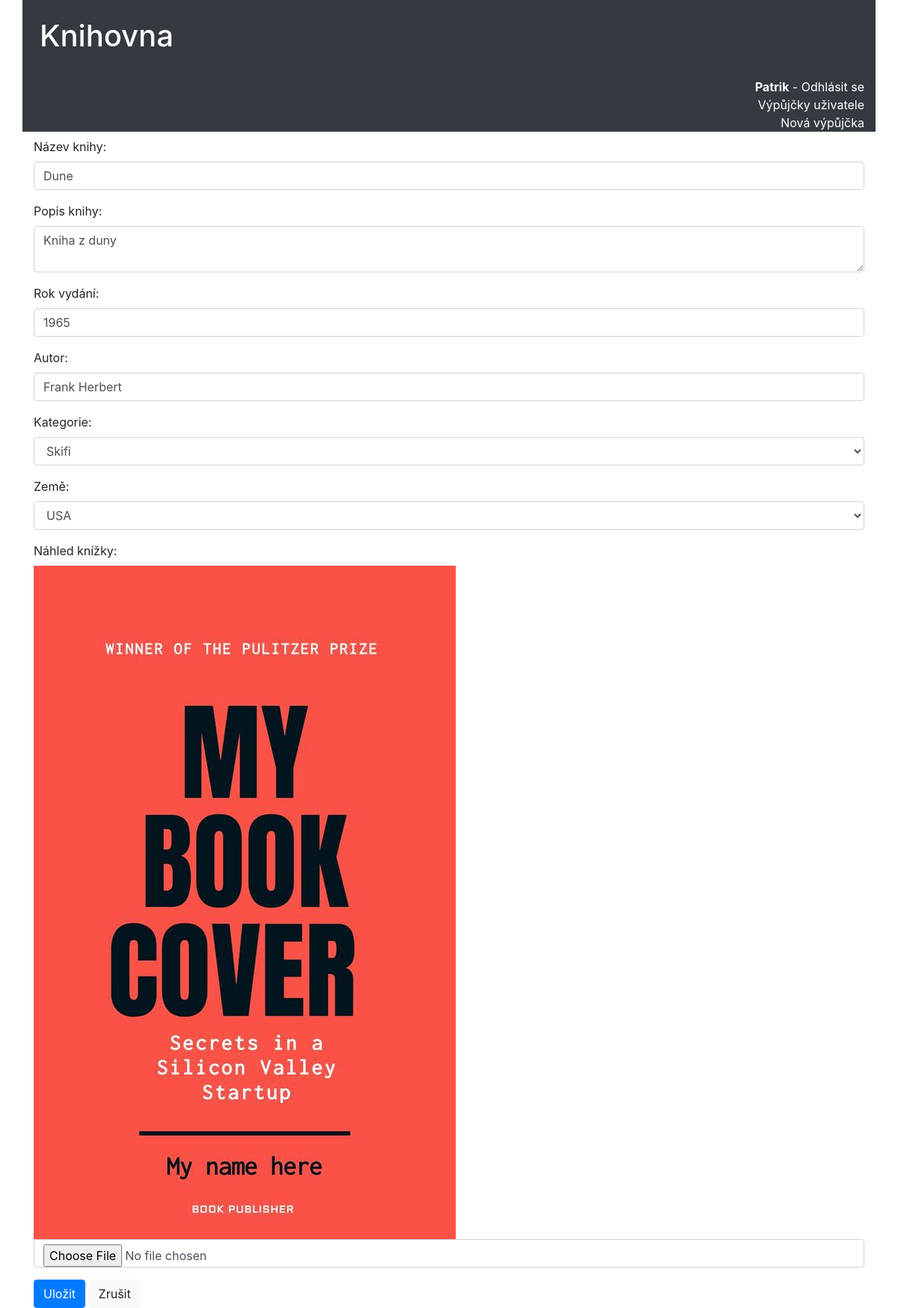
Page /edit.php?id=3 (signed in) on the committed database.
### tables this page shows
CREATE TABLE `books` (
  `book_id` int(11) NOT NULL,
  `title` varchar(100) NOT NULL,
  `description` text NOT NULL,
  `category_id` int(10) NOT NULL,
  `image` varchar(255) DEFAULT NULL,
  `author` varchar(100) NOT NULL,
  `year` int(4) NOT NULL,
  `country_id` int(10) NOT NULL,
  `available` tinyint(1) NOT NULL DEFAULT 1
);

CREATE TABLE `categories` (
  `category_id` int(11) NOT NULL,
  `name` varchar(100) NOT NULL,
  `order` int(11) NOT NULL
);

CREATE TABLE `countries` (
  `country_id` int(10) NOT NULL,
  `name` varchar(50) NOT NULL
);

### edit.php (the view, shortened to what this page needs)
<?php
  require_once 'inc/user.php';
  $bookTitle = '';
  $bookDescription = '';
  $bookCategoryId = '';
  $bookImage = '';
  $bookAuthor = '';
  $bookYear = '';
  $bookCountryId = '';
  if (!empty($_GET['id'])){
    $bookQuery=$db->prepare('SELECT * FROM books WHERE book_id=:id LIMIT 1;');
    $bookQuery->execute([':id'=>$_GET['id']]);
    if ($book=$bookQuery->fetch(PDO::FETCH_ASSOC)){
      $bookTitle = $book['title'];
      $bookDescription = $book['description'];
      $bookCategoryId = $book['category_id'];
      $bookImage = $book['image'];
      $bookAuthor = $book['author'];
      $bookYear = $book['year'];
      $bookCountryId = $book['country_id'];
    }else{
      header('Location: index.php');
      exit();
    }
  }
  $errors=[];
  include 'inc/header.php';
?>
  <form method="post" enctype="multipart/form-data">
    <div class="form-group">
      <label for="title">Název knihy:</label>
      <input type="text" name="title" id="title" required class="form-control <?php echo (!empty($errors['title'])?'is-invalid':''); ?>" value="<?php echo htmlspecialchars($bookTitle)?>"></input>
    </div>
    <div class="form-group">
      <label for="description">Popis knihy:</label>
      <textarea name="description" id="description" required class="form-control <?php echo (!empty($errors['description'])?'is-invalid':''); ?>"><?php echo htmlspecialchars($bookDescription)?></textarea>
    </div>
    <div class="form-group">
      <label for="year">Rok vydání:</label>
      <input type="number" name="year" id="year" required class="form-control <?php echo (!empty($errors['year'])?'is-invalid':''); ?>" value="<?php echo htmlspecialchars($bookYear); ?>">
    </div>
    <div class="form-group">
      <label for="author">Autor:</label>
      <input type="text" name="author" id="author" required class="form-control <?php echo (!empty($errors['author'])?'is-invalid':''); ?>" value="<?php echo htmlspecialchars($bookAuthor); ?>">
    </div>
    <div class="form-group">
      <label for="category">Kategorie:</label>
      <select name="category" id="category" required class="form-control <?php echo (!empty($errors['category'])?'is-invalid':''); ?>">
        <?php
          $categoryQuery=$db->prepare('SELECT * FROM categories ORDER BY name;');
          $categoryQuery->execute();
          $categories=$categoryQuery->fetchAll(PDO::FETCH_ASSOC);
          if (!empty($categories)){
            foreach ($categories as $category){
              echo '<option value="'.$category['category_id'].'" '.($category['category_id']==$bookCategoryId?'selected="selected"':'').'>'.htmlspecialchars($category['name']).'</option>';
            }
          }
        ?>
      </select>
    </div>
    <div class="form-group">
      <label for="country">Země:</label>
      <select name="country" id="country" required class="form-control <?php echo (!empty($errors['country'])?'is-invalid':''); ?>">
        <?php
          $countryQuery=$db->prepare('SELECT * FROM countries ORDER BY name;');
          $countryQuery->execute();
          $countries=$countryQuery->fetchAll(PDO::FETCH_ASSOC);
          if (!empty($countries)){
            foreach ($countries as $country){
              echo '<option value="'.$country['country_id'].'" '.($country['country_id']==$bookCountryId?'selected="selected"':'').'>'.htmlspecialchars($country['name']).'</option>';
            }
          }
        ?>
      </select>
    </div>
    <div class="form-group">
      <label for="image">Náhled knížky:</label>
      <?php if (!empty($bookImage)){ ?>
          <div>
              <img src="covers/<?php echo htmlspecialchars($bookImage); ?>">
          </div>
      <?php } ?>
      <input type="file" name="image" id="image" class="form-control <?php echo (!empty($errors['image']) ? 'is-invalid' : ''); ?>" />
    </div>
    <button type="submit" class="btn btn-primary">Uložit</button>
    <a href="index.php" class="btn btn-light">Zrušit</a>
  </form>
<?php
  include 'inc/footer.php';

### rows in the picture
books: title "Dune", description "Kniha z duny", year "1965", author "Frank Herbert", category "Skifi", country "USA", image (picture)

### other values in the picture
$_SESSION['user_name'] "Patrik"
